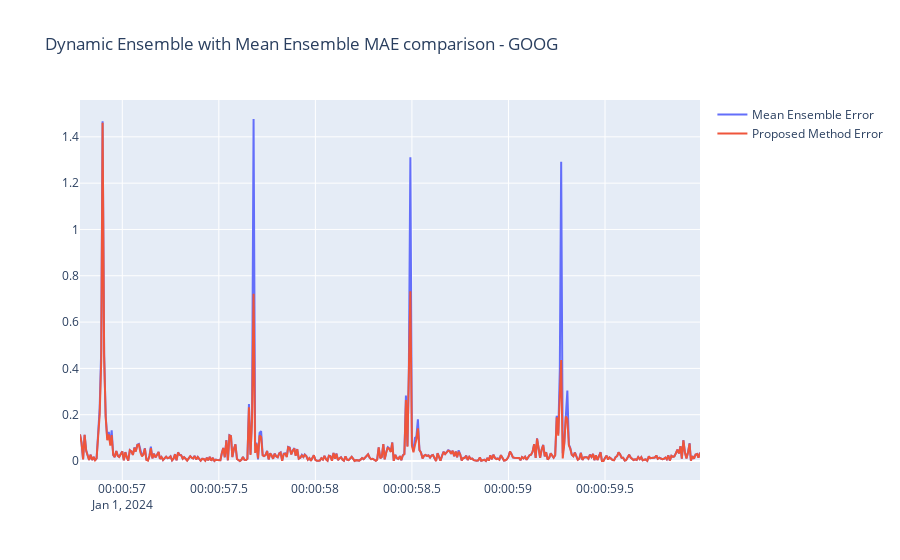

Source (notebook cell):
### Code cell
fig = go.Figure()
fig.update_layout(title="Dynamic Ensemble with Mean Ensemble MAE comparison - GOOG")
fig.add_trace(go.Scatter(x=df_test['ds'], y = ensemble_mean_errors, mode='lines', name='Mean Ensemble Error'))
fig.add_trace(go.Scatter(x=df_test['ds'], y=de_error, mode='lines', name='Proposed Method Error'))
fig.show()

### Figure 1 — Plotly figure (JSON) as saved in the notebook; plotly's stock layout.template omitted (floating-point values rounded to 4 significant figures; data arrays with more than 128 entries replaced by an {"elided": "..."} marker saying what was removed)
{"data": [{"mode": "lines", "name": "Mean Ensemble Error", "type": "scatter", "x": {"elided": "412 str values"}, "y": {"elided": "412 float values"}}, {"mode": "lines", "name": "Proposed Method Error", "type": "scatter", "x": {"elided": "412 str values"}, "y": {"elided": "412 float values"}}], "layout": {"title": {"text": "Dynamic Ensemble with Mean Ensemble MAE comparison - GOOG"}}}
